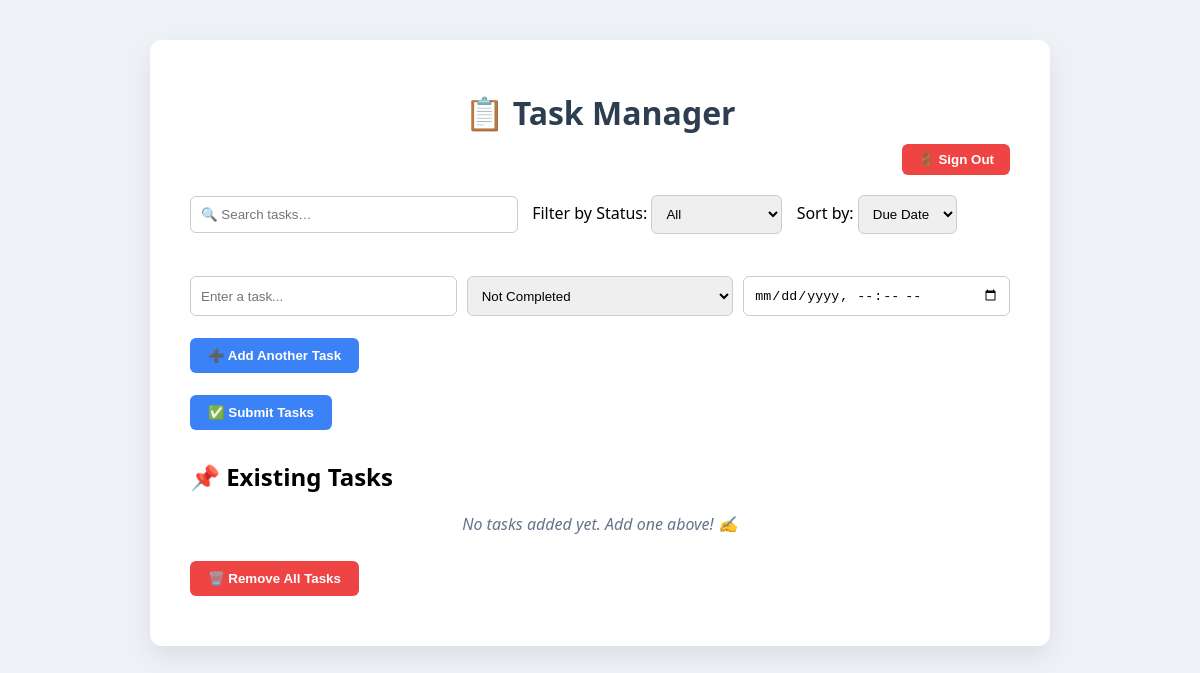
Before: /tasks/ (signed in) with the older database file.
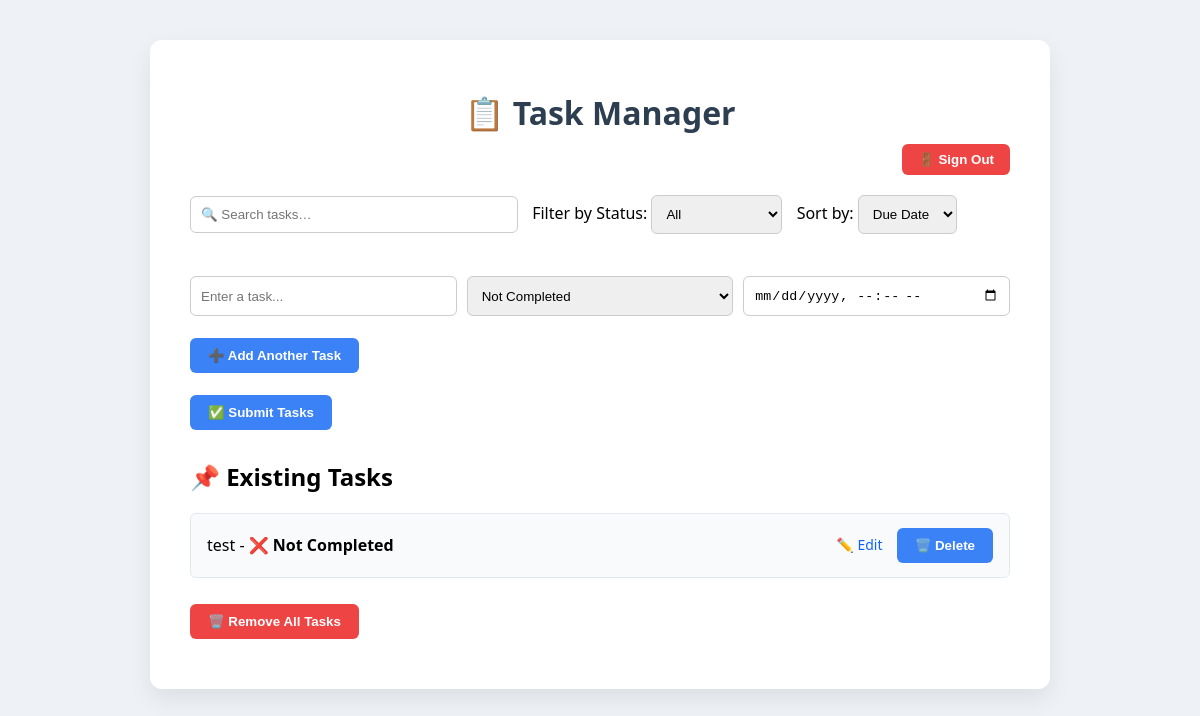
After: the same page with the newer database file.
### tasks/models.py (models this page shows, shortened)
class Task(models.Model):
    STATUS_CHOICES = [
        ('not_completed', 'Not Completed'),
        ('in_progress', 'In Progress'),
        ('completed', 'Completed'),
    ]
    title = models.CharField(max_length=255)
    status = models.CharField(max_length=20, choices=STATUS_CHOICES, default='not_completed')
    user = models.ForeignKey(User, on_delete=models.CASCADE, null=True, blank=True)
    due_date = models.DateTimeField(null=True, blank=True)  # Updated to store both date and time

### tasks/views.py (the view, shortened to what this page needs)
# urls.py: path("", views.task_list, name="task_list"),
def task_list(request):
    if not request.user.is_authenticated:
        return render(request, "tasks/guest_home.html")
    search        = request.GET.get("search", "")
    filter_status = request.GET.get("filter_status", "all")
    sort_by       = request.GET.get("sort_by", "due_date")
    allowed_sorts = {"title", "due_date", "status"}
    if sort_by not in allowed_sorts:
        sort_by = "due_date"
    tasks_qs = Task.objects.filter(user=request.user, title__icontains=search)
    if filter_status != "all":
        tasks_qs = tasks_qs.filter(status=filter_status)
    tasks_qs = tasks_qs.order_by(sort_by)
    enhanced_tasks = []
    for task in tasks_qs:
        if task.due_date:
            due = task.due_date
            if timezone.is_naive(due):
                due = timezone.make_aware(due, timezone.get_current_timezone())
            diff_seconds   = (due - timezone.now()).total_seconds()
            days_left      = math.ceil(diff_seconds / 86400)
            overdue        = days_left < 0
            abs_days_left  = abs(days_left)
        else:
            days_left     = None
            overdue       = False
            abs_days_left = None
        enhanced_tasks.append({
            "id": task.id,
            "title": task.title,
            "status": task.status,
            "due_date": task.due_date,
            "days_left": days_left,
            "overdue": overdue,
            "abs_days_left": abs_days_left,
        })
    return render(request, "tasks/task_list.html", {
        "tasks":         enhanced_tasks,
        "filter_status": filter_status,
        "search":        search,
        "sort_by":       sort_by,
    })

### tasks/templates/tasks/task_list.html (shortened to what this page needs)
<!DOCTYPE html>
<html lang="en">
<head>
</head>
<body>
  <div class="container">
    <h1>📋 Task Manager</h1>
    <div class="logout">
      <form method="post" action="{% url 'logout' %}">
        <button type="submit">🚪 Sign Out</button>
      </form>
    </div>
    <form method="GET" id="filter-form" class="filter-form">
      <input
        type="text"
        id="search-box"
        name="search"
        placeholder="🔍 Search tasks…"
        value="{{ search }}"
        style="width:40%; display:inline-block; margin-right:10px;"
      >
      <label for="filter_status">Filter by Status:</label>
      <select name="filter_status" id="filter_status" style="width:auto; display:inline-block; margin-right:10px;">
        <option value="all"           {% if filter_status == 'all'           %}selected{% endif %}>All</option>
      </select>
      <label for="sort-by">Sort by:</label>
      <select name="sort_by" id="sort-by" style="width:auto; display:inline-block;">
        <option value="due_date" {% if sort_by == 'due_date' %}selected{% endif %}>Due Date</option>
      </select>
    </form>
    <form method="POST">
      <div id="task-fields">
        <div class="task-entry">
          <input type="text" name="task[]" placeholder="Enter a task..." required>
          <select name="status[]">
            <option value="not_completed">Not Completed</option>
          </select>
          <input type="datetime-local" name="due_date[]" placeholder="Due Date & Time">
        </div>
      </div>
      <button type="button" onclick="addTaskField()">➕ Add Another Task</button><br><br>
      <button type="submit">✅ Submit Tasks</button>
    </form>
    <div class="task-list">
      <h2>📌 Existing Tasks</h2>
      <div id="task-container">
        {% if tasks %}
        <ul>
          {% for task in tasks %}
          <li>
            <span>
              {{ task.title }} -
              <span class="status" id="status-{{ task.id }}" onclick="toggleStatus({{ task.id }})">
                {% if task.status == "completed" %}✅ Completed
                {% elif task.status == "in_progress" %}🔄 In Progress
                {% else %}❌ Not Completed{% endif %}
              </span>
            </span>
            <div>
              <a href="{% url 'edit_task' task.id %}">✏️ Edit</a>
              <form method="POST" action="{% url 'delete_task' task.id %}" style="display:inline;">
                <button type="submit" style="margin-left: 10px;">🗑️ Delete</button>
              </form>
            </div>
          </li>
          {% endfor %}
        </ul>
        {% else %}
          <p class="no-tasks">No tasks added yet. Add one above! ✍️</p>
        {% endif %}
      </div>
      <form method="POST" action="{% url 'remove_all_tasks' %}">
        <button type="submit" class="remove-btn">🗑️ Remove All Tasks</button>
      </form>
    </div>
  </div>
</body>
</html>

Changed rows visible on the page:
added Task: title "test"
Other visible differences:
new list line: "- ❌ Not Completed ✏️ Edit 🗑️ Delete"
text no longer shown: "No tasks added yet. Add one above! ✍️"
